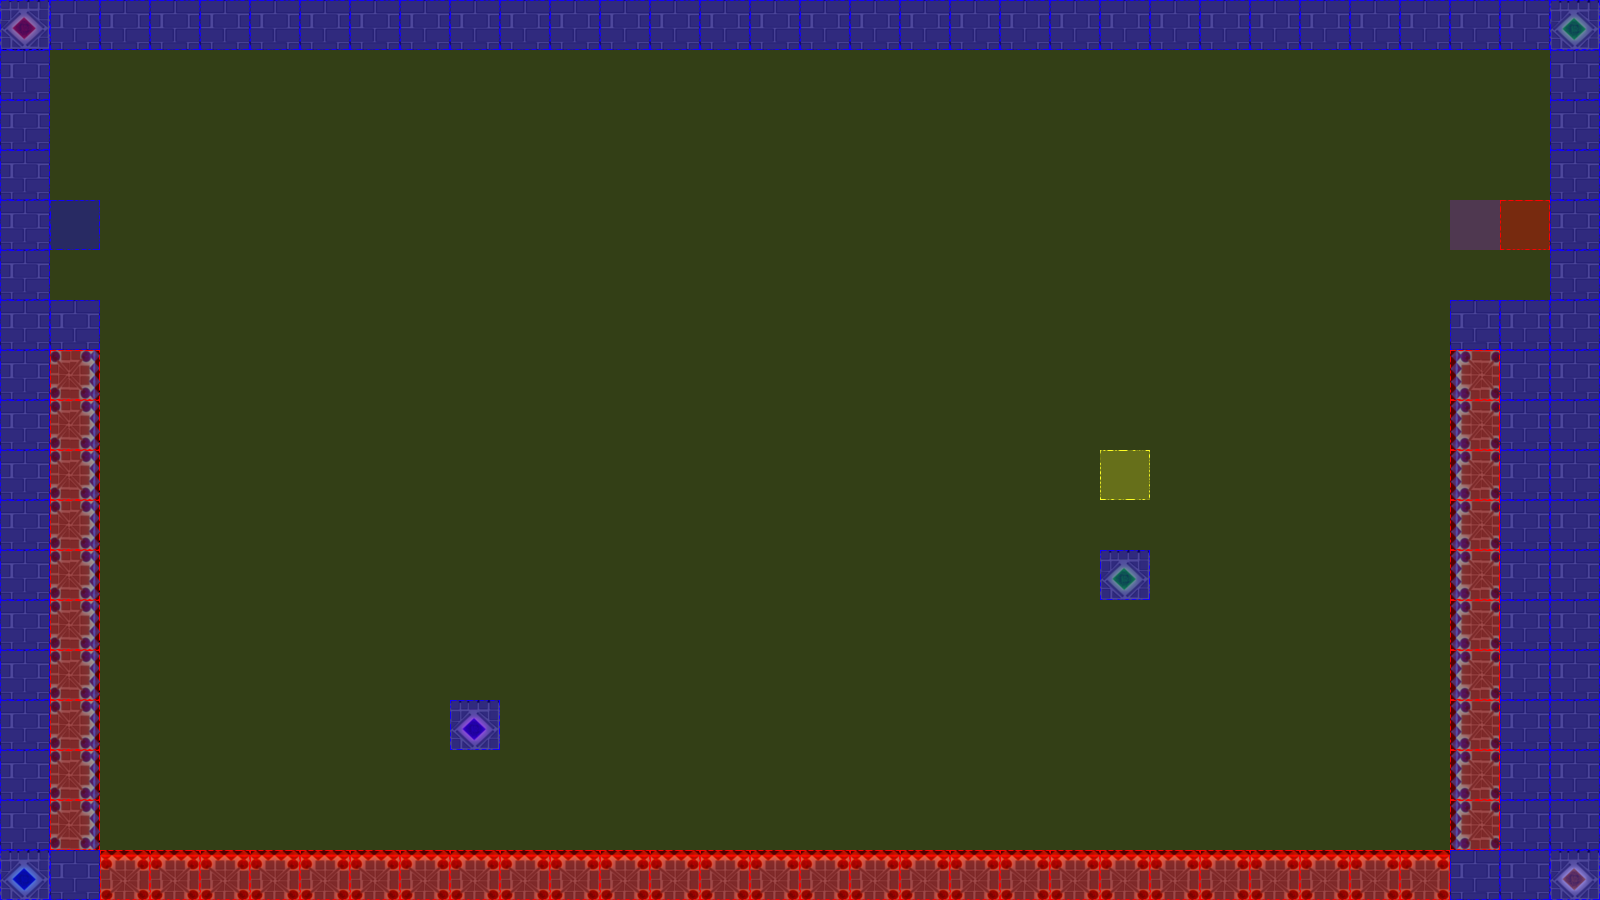

Below is a game level as drawn by its tile map, then a one-line description and the .tmx that defines it (tile-layer data replaced by summaries):
An orthogonal 32x18 tile map with 50x50 px tiles, 3 tile layers (terrain, collision, event), 2 tilesets.

<map version="1.0" orientation="orthogonal" renderorder="left-up" width="32" height="18" tilewidth="50" tileheight="50" nextobjectid="3">
 <tileset firstgid="1" name="castleTile" tilewidth="50" tileheight="50" tilecount="36" columns="6">
  <image source="tiles/castleTile.png" width="300" height="300" />
 </tileset>
 <tileset firstgid="37" name="collisionTile" tilewidth="50" tileheight="50" tilecount="12" columns="3">
  <image source="tiles/collisionTile.png" width="150" height="200" />
 </tileset>
 <layer name="terrain" width="32" height="18">
  <data>[576 cells, 131 non-empty, 9 distinct tile ids]</data>
 </layer>
 <layer name="collision" width="32" height="18">
  <data>[576 cells, 576 non-empty, 3 distinct tile ids]</data>
 </layer>
 <layer name="event" width="32" height="18">
  <data>[576 cells, 4 non-empty, 4 distinct tile ids]</data>
 </layer>
</map>
